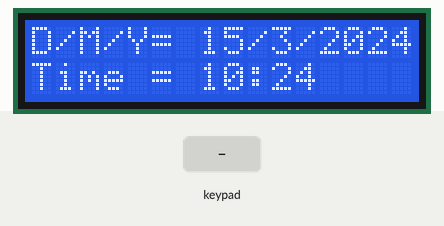
A sketch run on a simulated Arduino Uno, built with avr-gcc and run on an emulated ATmega328P. Parts: 16×2 character LCD. The test bench sets the inputs (shaded band). The local clock reads 2024-03-15 10:24:30 at power-on unless the sketch sets it; what the sketch prints to the serial monitor is not drawn.

Above: at 1.2 s.
1.3 s: key 'B' pressed
At 1.53 s:
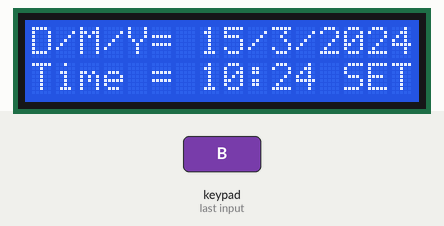
4.0 s: keypad keys 7 6 5 4 D pressed 0.4 s apart
At 6.33 s:
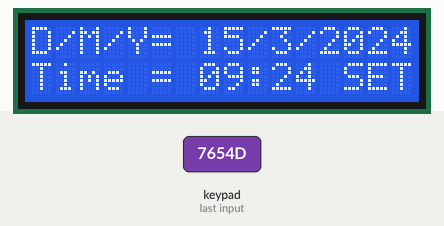
7.5 s: key '#' pressed
At 8.5 s:
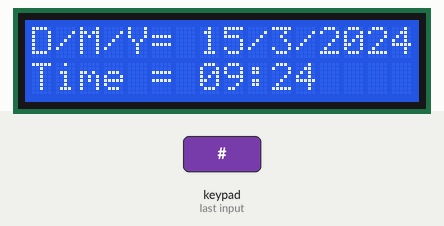
Timing chart, 0 to 10.5 s (numbered marks = the images above; inputs shaded):
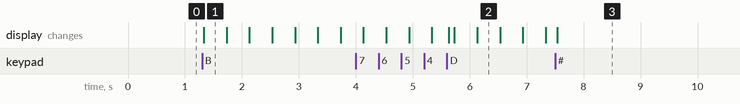

Measured:
- after the input at 1.3 s, the display: changes at once (image 1)
- after the input at 4.0 s, the display: first differs from a run without the input after 1.6 s (image 2)
- after the input at 7.5 s, the display: changes at once (image 3)
- what the display in image 1 shows lasts 0.4 s, from 1.3 s to 1.7 s

The sketch:

Check14_2.ino
```cpp
//14.2
//14.2
#include <Wire.h>
#include <LiquidCrystal_I2C.h>
#include <Keypad_I2C.h>
#include <Keypad.h>
#include <TimeLib.h>
#include <DS1307RTC.h>

#define I2CADDR   0x20   // address ของ PCF8574 (คีย์แพ็ด)
#define BLINK_MS  400     // ความเร็วกะพริบของตัวเลขที่กำลังตั้งค่า (มิลลิวินาที)

const byte ROWS = 4;
const byte COLS = 4;

char hexaKeys[ROWS][COLS] = {
  {'1','2','3','A'},
  {'4','5','6','B'},
  {'7','8','9','C'},
  {'*','0','#','D'}
};
byte rowPins[ROWS] = {7, 6, 5, 4};
byte colPins[COLS] = {3, 2, 1, 0};

LiquidCrystal_I2C lcd(0x27, 16, 2);
Keypad_I2C keypad(makeKeymap(hexaKeys), rowPins, colPins, ROWS, COLS, I2CADDR);

// ----- สถานะการทำงาน -----
// isSetMode: อยู่ในโหมดตั้งเวลาหรือไม่
// isEditingHour: ตอนอยู่ในโหมดตั้งเวลา กำลังแก้ "ชั่วโมง" หรือ "นาที"
bool isSetMode = false;
bool isEditingHour = true;   // true = แก้ชั่วโมง, false = แก้นาที

// ค่าที่กำลังแก้ไข (คัดลอกมาจาก RTC ตอนเข้าโหมดตั้งเวลา)
uint8_t editHour = 0, editMinute = 0;
uint8_t editDay = 1, editMonth = 1;
int     editYear = 2026;

// สำหรับทำให้ตัวเลขที่กำลังตั้งค่ากะพริบ
bool          blinkOn   = true;
unsigned long lastBlink = 0;

// วาดจอใหม่เฉพาะเมื่อจำเป็น
unsigned long lastDraw   = 0;
bool          needRedraw = true;

tmElements_t tm;
char lineBuf[17];

// เติมช่องว่างให้ครบ 16 ตัวอักษรเสมอ ป้องกันตัวอักษรเก่าค้างจอ
void printLine(uint8_t row, const char *text)
{
  char padded[17];
  uint8_t i = 0;
  while (i < 16 && text[i]) { padded[i] = text[i]; i++; }
  while (i < 16) padded[i++] = ' ';
  padded[16] = '\0';

  lcd.setCursor(0, row);
  lcd.print(padded);
}

// จัดรูปแบบ "D/M/Y= xx/xx/xxxx" โดยจัดชิดขวาให้พอดี 16 ตัวอักษร
// (เพราะวัน/เดือนไม่เติมศูนย์นำหน้า ความยาวจึงไม่คงที่)
void formatDateLine(char *out, uint8_t d, uint8_t m, int y)
{
  char temp[12];
  uint8_t len = sprintf(temp, "%d/%d/%d", d, m, y);

  memset(out, ' ', 16);
  out[16] = '\0';
  memcpy(out, "D/M/Y=", 6);
  memcpy(out + (16 - len), temp, len);
}

// ----- อ่าน/เขียนค่าจาก DS1307 -----

void loadFromRTC()
{
  if (RTC.read(tm)) {
    editHour   = tm.Hour;
    editMinute = tm.Minute;
    editDay    = tm.Day;
    editMonth  = tm.Month;
    editYear   = tmYearToCalendar(tm.Year);
  }
  // ถ้าอ่านไม่ได้ (RTC หยุดทำงาน) ให้ใช้ค่าตั้งต้นที่กำหนดไว้แทน
}

void saveToRTC()
{
  tmElements_t newTime;
  newTime.Hour   = editHour;
  newTime.Minute = editMinute;
  newTime.Second = 0;                    // เริ่มนับวินาทีใหม่ที่ 0
  newTime.Day    = editDay;
  newTime.Month  = editMonth;
  newTime.Year   = CalendarYrToTm(editYear);

  // คำนวณวันในสัปดาห์ (dayOfWeek) ให้ถูกต้องอัตโนมัติ
  time_t t = makeTime(newTime);
  breakTime(t, newTime);

  if (RTC.write(newTime)) {
    Serial.println("Time saved to DS1307");
  } else {
    Serial.println("DS1307 write error");
  }
}

// ----- แสดงผลบน LCD -----

void showRunMode()
{
  if (RTC.read(tm)) {
    formatDateLine(lineBuf, tm.Day, tm.Month, tmYearToCalendar(tm.Year));
    printLine(0, lineBuf);

    sprintf(lineBuf, "Time = %02d:%02d", tm.Hour, tm.Minute);
    printLine(1, lineBuf);
  }
  else if (RTC.chipPresent()) {
    // เจอไอซี แต่ยังไม่เคยตั้งเวลา (บิต CH ยังเป็น 1)
    printLine(0, "DS1307 stopped");
    printLine(1, "Press B to set");
  }
  else {
    printLine(0, "DS1307 read err");
    printLine(1, "Check circuitry");
  }
}

void showSetMode()
{
  formatDateLine(lineBuf, editDay, editMonth, editYear);
  printLine(0, lineBuf);

  sprintf(lineBuf, "Time = %02d:%02d SET", editHour, editMinute);

  // ทำให้หลักที่กำลังแก้ไขกะพริบ โดยลบตัวเลขออกชั่วคราว
  // "Time = HH:MM SET" -> ชั่วโมงอยู่คอลัมน์ 7-8, นาทีอยู่คอลัมน์ 10-11
  if (!blinkOn) {
    uint8_t pos = isEditingHour ? 7 : 10;
    lineBuf[pos]     = ' ';
    lineBuf[pos + 1] = ' ';
  }
  printLine(1, lineBuf);
}

// ----- จัดการปุ่มกด -----

// หมายเหตุ: ตั้งชื่อ adjustField (ไม่ใช่ adjustTime) เพราะ TimeLib.h
// มีฟังก์ชัน adjustTime(long) อยู่แล้ว ถ้าใช้ชื่อซ้ำจะ compile ไม่ผ่าน
void adjustField(int8_t step)
{
  if (isEditingHour) {
    editHour = (editHour + 24 + step) % 24;
  } else {
    editMinute = (editMinute + 60 + step) % 60;
  }
}

void handleKey(char key)
{
  switch (key) {

    case 'B':
      if (!isSetMode) {
        loadFromRTC();          // ดึงเวลาปัจจุบันมาเป็นค่าตั้งต้น
        isSetMode = true;
        isEditingHour = true;
      } else {
        isEditingHour = !isEditingHour;   // สลับชั่วโมง <-> นาที
      }
      blinkOn   = true;          // เริ่มจังหวะกะพริบใหม่ให้เห็นชัดทันที
      lastBlink = millis();
      break;

    case 'C':
      if (isSetMode) adjustField(+1);
      break;

    case 'D':
      if (isSetMode) adjustField(-1);
      break;

    case '#':
      if (isSetMode) {
        saveToRTC();
        isSetMode = false;
      }
      break;

    default:
      break; // ปุ่มอื่นไม่ใช้ใน Checkpoint นี้
  }
}

// ----- main -----

void setup()
{
  Serial.begin(38400);
  Wire.begin();
  keypad.begin();
  lcd.init();
  lcd.backlight();
  lcd.clear();
  lastBlink = millis();
}

void loop()
{
  char key = keypad.getKey();
  if (key != NO_KEY) {
    Serial.print(key);
    Serial.println(" is pressed");
    handleKey(key);
    needRedraw = true;
  }

  // สลับสถานะกะพริบทุก BLINK_MS
  if (millis() - lastBlink >= BLINK_MS) {
    lastBlink = millis();
    blinkOn = !blinkOn;
    needRedraw = true;
  }

  // วาดจอเฉพาะเมื่อมีการเปลี่ยนแปลง หรือทุก 250 ms
  if (needRedraw || millis() - lastDraw >= 250) {
    lastDraw   = millis();
    needRedraw = false;
    isSetMode ? showSetMode() : showRunMode();
  }
}
```
